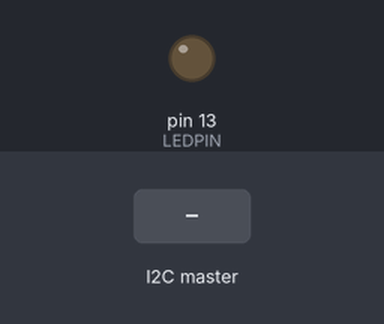
Bench run of a sketch on a simulated Arduino Uno, built with avr-gcc and run on an emulated ATmega328P. On the bench: output pins drawn as LEDs (lit = HIGH). Inputs (shaded band) come from the test bench.

Above: at 1.2 s.
1.3 s: the I2C master sends the byte 1
At 2.4 s:
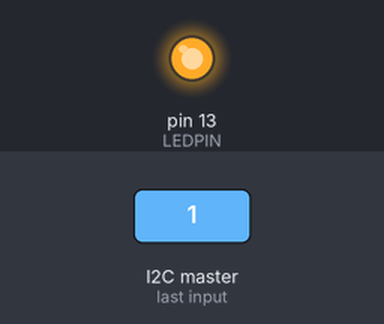
2.8 s: the I2C master sends the byte 0
At 3.6 s:
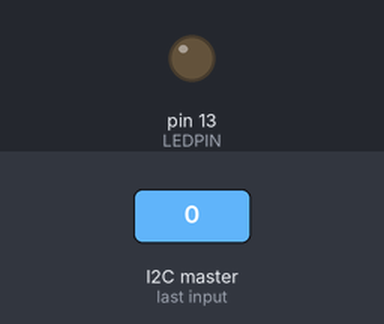
Timing chart, 0 to 5.8 s (numbered marks = the images above; inputs shaded):
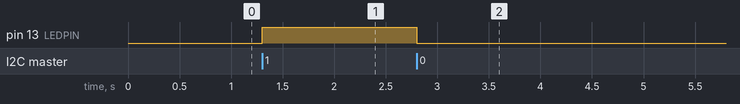

Measured:
- after the input at 1.3 s, pin 13 (LEDPIN): LOW → HIGH at once
- after the input at 2.8 s, pin 13 (LEDPIN): HIGH → LOW at once

The sketch:

Arduino_Slave_Code.ino
```cpp
//Arduino code for the blue pill
#include <Wire.h>

#define LEDPIN 13
#define BUTTONPIN 6
#define SLAVEADDRESS 0x8

byte sendData = 0;

void setup()
{
pinMode(LEDPIN,OUTPUT);
Wire.begin(SLAVEADDRESS);
Wire.onReceive(receiveFun);
Wire.onRequest(requestFun);
}

void loop()
{
delay(100);
}

void receiveFun (int bytes)
{
byte recvData = Wire.read();

if (recvData == 1)
{
digitalWrite(LEDPIN,HIGH);
}
else
{
digitalWrite(LEDPIN,LOW);
}
delay(500);

}

void requestFun()
{
int buttonValue = digitalRead(BUTTONPIN);
if (buttonValue == HIGH)
{
sendData = 1;
}
else
{
sendData = 0;
}
Wire.write(sendData);
}
```
